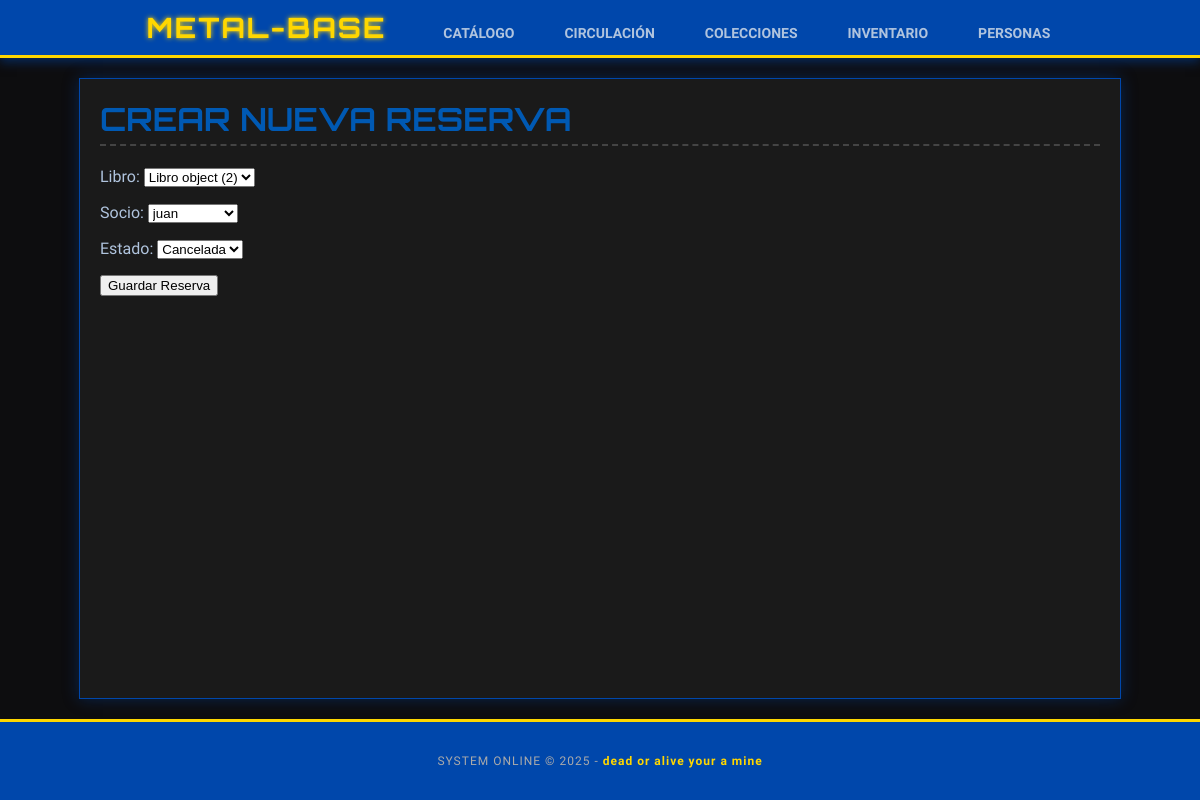
/circulacion/reservas/2/editar/, run on the app's committed database.
### circulacion/models.py (models this page shows, shortened)
class Reserva(models.Model):
    libro = models.ForeignKey(Libro, on_delete=models.CASCADE, related_name="reservas")
    socio = models.ForeignKey(Socio, on_delete=models.CASCADE, related_name="reservas")
    estado = models.CharField(max_length=20, choices=ESTADO_RESERVA, default="PENDIENTE")
    creada_en = models.DateTimeField(auto_now_add=True)
    class Meta:
        ordering = ["-creada_en"]

### circulacion/views.py (the view, shortened to what this page needs)
# urls.py: path('reservas/<int:pk>/editar/', ReservaUpdate.as_view(), name='reserva_update'),
class ReservaUpdate(UpdateView):
    model = Reserva
    template_name = 'circulacion/reserva_form.html' # Reutilizamos formulario
    fields = ['libro', 'socio', 'estado'] # No dejamos editar 'creada_en'

### personas/models.py (called while the page is built)
    def __str__(self):
        return self.nombre

### circulacion/templates/circulacion/reserva_form.html (shortened to what this page needs)
{% extends "base.html" %}
{% block content %}
    <h1>Crear Nueva Reserva</h1>
    <form method="post">
        {{ form.as_p }}
        <button type="submit">Guardar Reserva</button>
    </form>
{% endblock %}

### templates/base.html (style rules this page uses)
body { margin: 0; font-family: 'Exo 2', sans-serif; background-color: #0d0d0f; color: #B0C4DE; display: flex; flex-direction: column; min-height: 100vh; }
h1, h2 { font-family: 'Orbitron', sans-serif; color: #0059b3; text-transform: uppercase; margin-top: 0; border-bottom: 2px dashed #444; padding-bottom: 5px; }

### data on the page
Reserva: libro "Libro object (2)", socio "juan", estado "Cancelada"
